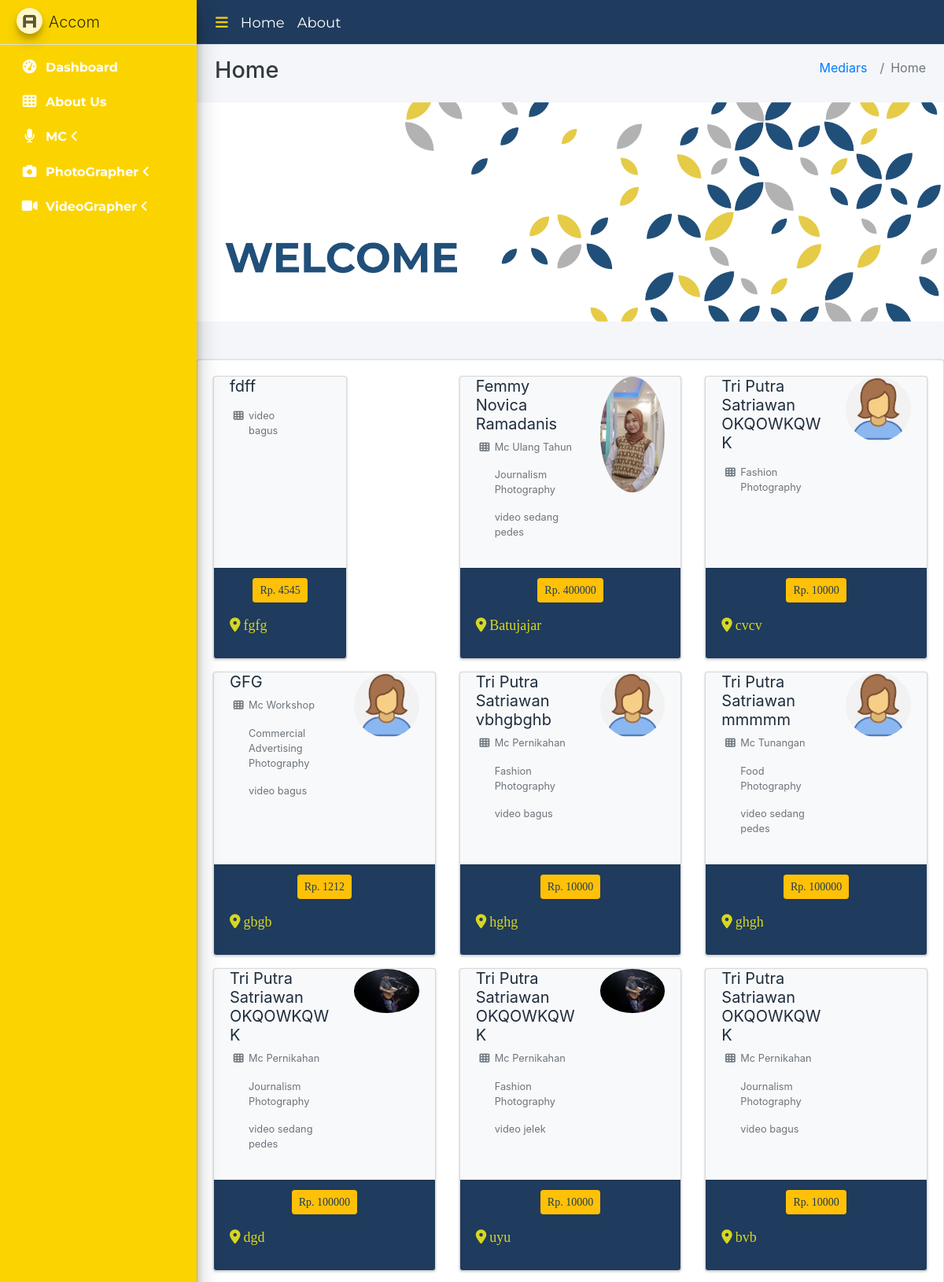
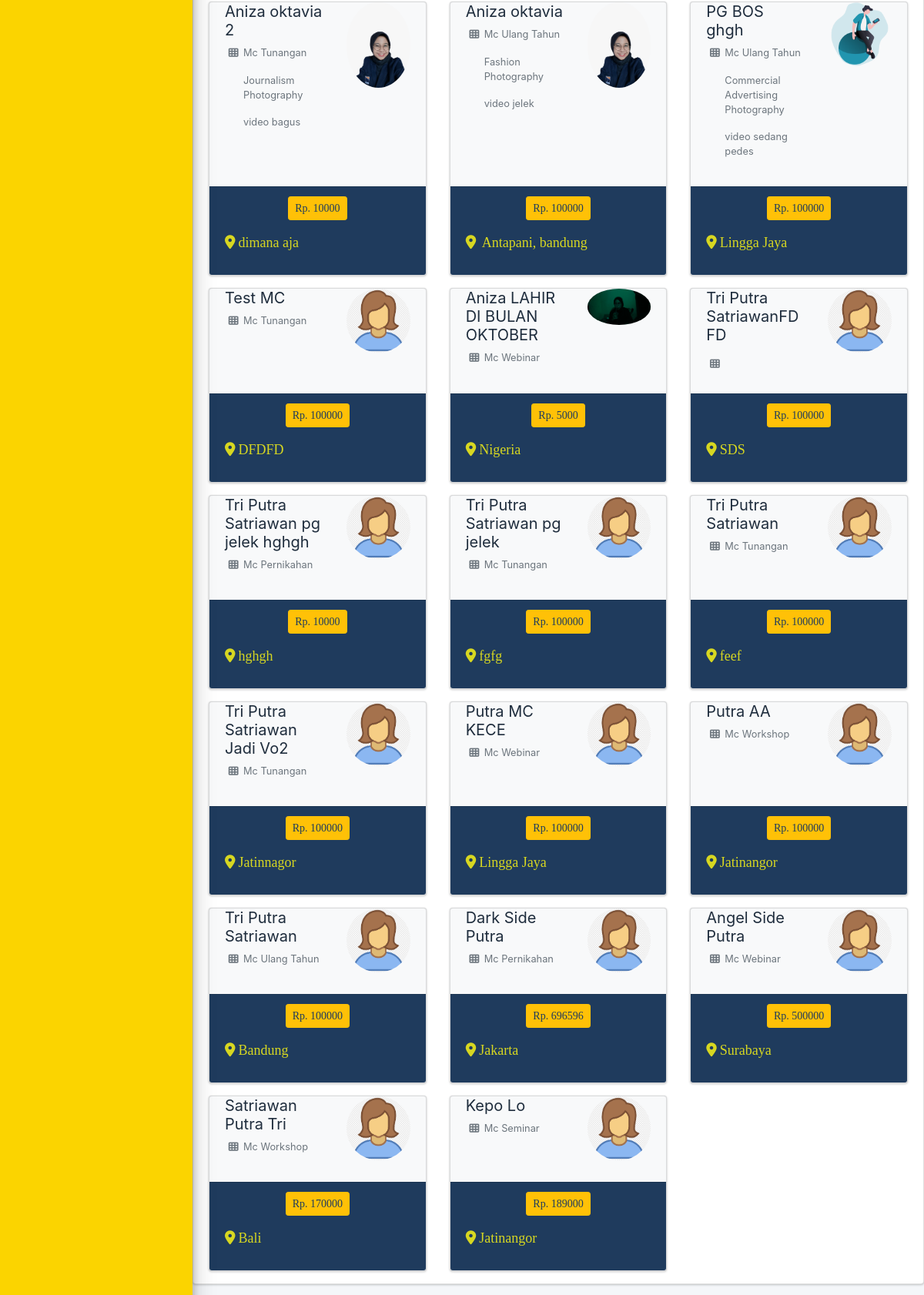
The page / (upper part) on the database its author committed (2 pictures, top to bottom).
### tables this page shows
CREATE TABLE `tbl_barang` (
  `id_barang` int(11) NOT NULL,
  `nama_barang` varchar(255) DEFAULT NULL,
  `id_kategori` int(11) DEFAULT NULL,
  `id_kategori_pg` int(11) DEFAULT NULL,
  `id_kategori_vg` int(11) DEFAULT NULL,
  `harga` int(11) DEFAULT NULL,
  `hargaasal` int(11) DEFAULT NULL,
  `deskripsi` longtext DEFAULT NULL,
  `alamat` varchar(225) NOT NULL,
  `gambar` mediumtext DEFAULT NULL
);

CREATE TABLE `tbl_kategori_vg` (
  `id_kategori_vg` int(11) NOT NULL,
  `nama_kategori_vg` varchar(255) NOT NULL
);

CREATE TABLE `tbl_kategori` (
  `id_kategori` int(11) NOT NULL,
  `nama_kategori` varchar(50) DEFAULT NULL
);

CREATE TABLE `tbl_kategori_pg` (
  `id_kategori_pg` int(225) NOT NULL,
  `nama_kategori_pg` varchar(255) DEFAULT NULL
);

### application/views/layout/v_content.php (called while the page is built)
<?php
if ($isi) {
    $this->load->view($isi);
}

### application/views/layout/v_wrapper_frontend.php (called while the page is built)
<?php
require_once('v_head.php');
require_once('v_header_frontend.php');
require_once('v_nav_frontend.php');
require_once('v_content.php');
require_once('v_footer_frontend.php');

### application/controllers/Home.php (called while the page is built, shortened)
<?php
class Home extends CI_Controller
{
    public function __construct()
    {
        $this->load->model('m_home');
    }
    public function index()
    {
        $data = array(
            'title' => 'Home',
            'barang' => $this->m_home->get_all_data(),
            'isi' => 'v_home',
        );
        $this->load->view('layout/v_wrapper_frontend', $data, FALSE);
    }
}

### index.php (called while the page is built, shortened)
<?php
require_once BASEPATH.'core/CodeIgniter.php';

### application/models/M_home.php (called while the page is built, shortened)
<?php
   class M_home extends CI_Model
   {
       public function get_all_data()
       {
           $this->db->select('*');
           $this->db->from('tbl_barang');
           $this->db->join('tbl_kategori', 'tbl_kategori.id_kategori = tbl_barang.id_kategori', 'left');
           $this->db->join('tbl_kategori_pg', 'tbl_kategori_pg.id_kategori_pg = tbl_barang.id_kategori_pg', 'left');
           $this->db->join('tbl_kategori_vg', 'tbl_kategori_vg.id_kategori_vg = tbl_barang.id_kategori_vg', 'left');
           $this->db->order_by('id_barang', 'desc');
           return $this->db->get()->result();
       }
       public function get_all_data_kategori()
       {
           $this->db->select('*');
           $this->db->from('tbl_kategori');
           $this->db->order_by('id_kategori', 'desc');
           return $this->db->get()->result();
       }
       public function get_all_data_kategori_pg()
       {
           $this->db->select('*');
           $this->db->from('tbl_kategori_pg');
           $this->db->order_by('id_kategori_pg', 'desc');
           return $this->db->get()->result();
       }
       public function get_all_data_kategori_vg()
       {
           $this->db->select('*');
           $this->db->from('tbl_kategori_vg');
           $this->db->order_by('id_kategori_vg', 'desc');
           return $this->db->get()->result();
       }
   }

### application/views/v_home.php (the view, shortened to what this page needs)
<div id="carouselExampleControls" class="carousel slide" data-ride="carousel">
    <div class="carousel-inner">
        <div class="carousel-item active">
            <img class="d-block w-100" src="<?= base_url() ?>assets/slider/slider1.png" alt=" First slide">
        </div>
    </div>
    <a class="carousel-control-prev" href="#carouselExampleControls" role="button" data-slide="prev">
        <span class="carousel-control-prev-icon" aria-hidden="true"></span>
    </a>
    <a class="carousel-control-next" href="#carouselExampleControls" role="button" data-slide="next">
        <span class="carousel-control-next-icon" aria-hidden="true"></span>
    </a>
</div>
<br>
<br>
<div class="container">
    <div class="row">
        <div class="card card-solid">
            <div class="card-body pb-0">
                <div class="row d-flex align-items-stretch">
                    <?php foreach ($barang as $key => $value) { ?>
                        <div class="col-12 col-sm-6 col-md-4 d-flex align-items-stretch">
                            <div class="card bg-light">
                                <div class="card-body pt-0">
                                    <div class="row">
                                        <div class="col-7">
                                            <h2 class="lead"><b><?= $value->nama_barang ?></b></h2>
                                            <ul class="ml-4 mb-0 fa-ul text-muted">
                                                <li class="small"><span class="fa-li"><i class="nav-icon fas fa-th"></i></span>
                                                    <p> <?= $value->nama_kategori ?></p>
                                                    <p> <?= $value->nama_kategori_pg ?></p>
                                                    <p> <?= $value->nama_kategori_vg ?></p>
                                                </li>
                                            </ul>
                                        </div>
                                        <div class="col-5 text-center">
                                             <a href="<?= base_url('home/detail_talent/' . $value->id_barang) ?>"> <img src="<?= base_url('assets/gambar/' . $value->gambar) ?>" alt="" class="img-circle img-fluid" width="500px" alt=""></a>
                                        </div>
                                    </div>
                                </div>
                                <div class="card-footer">
                                    <div class="text-right">
                                        <div class="text-center">
                                            <p class="btn btn-sm btn-warning" style="color:#1f3b5d">Rp.
                                                <?= $value->harga ?>
                                            </p>
                                        </div>
                                    </div>
                                    <div class="text-left">
                                        <p class=""><i class="fas fa-map-marker-alt mr-1"></i><?= $value->alamat ?></p>
                                    </div>
                                </div>
                            </div>
                        </div>
                    <?php } ?>
                </div>
            </div>
        </div>
    </div>
</div>

### application/views/v_home.php (style rules this page uses)
.card-footer { background-color: #1f3b5d; font-size: 18px; font-family: monserrat; color: #D7D721; }

### rows shown on the page
tbl_barang: nama_barang "fdff", id_kategori_vg.nama_kategori_vg "video bagus", harga "4545", alamat "fgfg"
tbl_barang: nama_barang "Femmy Novica Ramadanis", id_kategori.nama_kategori "Mc Ulang Tahun", id_kategori_pg.nama_kategori_pg "Journalism Photography", id_kategori_vg.nama_kategori_vg "video sedang pedes", gambar (picture), harga "400000", alamat "Batujajar"
tbl_barang: nama_barang "Tri Putra Satriawan OKQOWKQWK", id_kategori_pg.nama_kategori_pg "Fashion Photography", gambar (picture), harga "10000", alamat "cvcv"
tbl_barang: nama_barang "GFG", id_kategori.nama_kategori "Mc Workshop", id_kategori_pg.nama_kategori_pg "Commercial Advertising Photography", id_kategori_vg.nama_kategori_vg "video bagus", gambar (picture), harga "1212", alamat "gbgb"
tbl_barang: nama_barang "Tri Putra Satriawan vbhgbghb", id_kategori.nama_kategori "Mc Pernikahan", id_kategori_pg.nama_kategori_pg "Fashion Photography", id_kategori_vg.nama_kategori_vg "video bagus", gambar (picture), harga "10000", alamat "hghg"
tbl_barang: nama_barang "Tri Putra Satriawan mmmmm", id_kategori.nama_kategori "Mc Tunangan", id_kategori_pg.nama_kategori_pg "Food Photography", id_kategori_vg.nama_kategori_vg "video sedang pedes", gambar (picture), harga "100000", alamat "ghgh"
tbl_barang: nama_barang "Tri Putra Satriawan OKQOWKQWK", id_kategori.nama_kategori "Mc Pernikahan", id_kategori_pg.nama_kategori_pg "Journalism Photography", id_kategori_vg.nama_kategori_vg "video sedang pedes", gambar (picture), harga "100000", alamat "dgd"
tbl_barang: nama_barang "Tri Putra Satriawan OKQOWKQWK", id_kategori.nama_kategori "Mc Pernikahan", id_kategori_pg.nama_kategori_pg "Fashion Photography", id_kategori_vg.nama_kategori_vg "video jelek", gambar (picture), harga "10000", alamat "uyu"
tbl_barang: nama_barang "Tri Putra Satriawan OKQOWKQWK", id_kategori.nama_kategori "Mc Pernikahan", id_kategori_pg.nama_kategori_pg "Journalism Photography", id_kategori_vg.nama_kategori_vg "video bagus", harga "10000", alamat "bvb"
tbl_barang: nama_barang "Aniza oktavia 2", id_kategori.nama_kategori "Mc Tunangan", id_kategori_pg.nama_kategori_pg "Journalism Photography", id_kategori_vg.nama_kategori_vg "video bagus", gambar (picture), harga "10000", alamat "dimana aja"
tbl_barang: nama_barang "Aniza oktavia", id_kategori.nama_kategori "Mc Ulang Tahun", id_kategori_pg.nama_kategori_pg "Fashion Photography", id_kategori_vg.nama_kategori_vg "video jelek", gambar (picture), harga "100000", alamat "Antapani, bandung"
tbl_barang: nama_barang "PG BOS ghgh", id_kategori.nama_kategori "Mc Ulang Tahun", id_kategori_pg.nama_kategori_pg "Commercial Advertising Photography", id_kategori_vg.nama_kategori_vg "video sedang pedes", gambar (picture), harga "100000", alamat "Lingga Jaya"
tbl_barang: nama_barang "Test MC", id_kategori.nama_kategori "Mc Tunangan", gambar (picture), harga "100000", alamat "DFDFD"
tbl_barang: nama_barang "Aniza LAHIR DI BULAN OKTOBER", id_kategori.nama_kategori "Mc Webinar", gambar (picture), harga "5000", alamat "Nigeria"
tbl_barang: nama_barang "Tri Putra SatriawanFDFD", gambar (picture), harga "100000", alamat "SDS"
tbl_barang: nama_barang "Tri Putra Satriawan pg jelek hghgh", id_kategori.nama_kategori "Mc Pernikahan", gambar (picture), harga "10000", alamat "hghgh"
tbl_barang: nama_barang "Tri Putra Satriawan pg jelek", id_kategori.nama_kategori "Mc Tunangan", gambar (picture), harga "100000", alamat "fgfg"
tbl_barang: nama_barang "Tri Putra Satriawan", id_kategori.nama_kategori "Mc Tunangan", gambar (picture), harga "100000", alamat "feef"
tbl_barang: nama_barang "Tri Putra Satriawan Jadi Vo2", id_kategori.nama_kategori "Mc Tunangan", gambar (picture), harga "100000", alamat "Jatinnagor"
tbl_barang: nama_barang "Putra MC KECE", id_kategori.nama_kategori "Mc Webinar", gambar (picture), harga "100000", alamat "Lingga Jaya"
tbl_barang: nama_barang "Putra AA", id_kategori.nama_kategori "Mc Workshop", gambar (picture), harga "100000", alamat "Jatinangor"
tbl_barang: nama_barang "Tri Putra Satriawan", id_kategori.nama_kategori "Mc Ulang Tahun", gambar (placeholder picture), harga "100000", alamat "Bandung"
tbl_barang: nama_barang "Dark Side Putra", id_kategori.nama_kategori "Mc Pernikahan", gambar (picture), harga "696596", alamat "Jakarta"
tbl_barang: nama_barang "Angel Side Putra", id_kategori.nama_kategori "Mc Webinar", gambar (picture), harga "500000", alamat "Surabaya"
tbl_barang: nama_barang "Satriawan Putra Tri", id_kategori.nama_kategori "Mc Workshop", gambar (picture), harga "170000", alamat "Bali"
tbl_barang: nama_barang "Kepo Lo", id_kategori.nama_kategori "Mc Seminar", gambar (picture), harga "189000", alamat "Jatinangor"

### other values the page prints
$title "Home"
